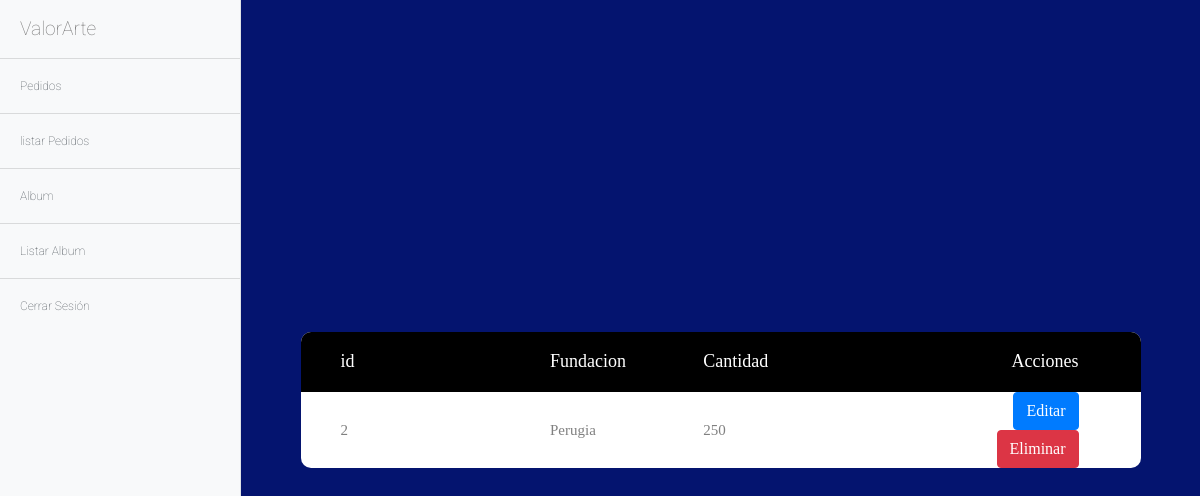
The page /album/listar (signed in) on the database its author committed.
### album/models.py (models this page shows, shortened)
class Album(models.Model):
    fundacion = models.CharField(max_length=50)
    cantidad = models.IntegerField()

### album/views.py (the view)
class AlbumList(ListView):
    model = Album
    template_name = 'album/album_list.html'

### templates/album/album_list.html
{% extends 'base/base.html' %}
{% block content %}
<div class="limiter">
        <div class="container-table100">
          <div class="wrap-table100">
            <div class="table100">
              <table>
                <thead>
                  <tr class="table100-head">
                        <th class="column1">id</th>
                    <th class="column2">Fundacion</th>
                    <th class="column3">Cantidad</th>
                    <th class="column6">Acciones</th>
                  </tr>
                </thead>
                <tbody class="falbum">
                        {% if object_list %}
                        {% for albums in object_list %}
                        <tr>
                            <td class="column1">{{albums.id}}</td>
                            <td class="column2">{{albums.fundacion}}</td>
                            <td class="column3">{{albums.cantidad}}</td>
                            <td class="column6">
                                <a class="btn btn-primary" href="{%url 'album:album_editar' albums.id%}">Editar</a>
                                <a class="btn btn-danger" href="{%url 'album:album_eliminar' albums.id%}">Eliminar</a>
                            </td>
                        </tr>
                        {% endfor %}
                        {% else %}
                        <h1>no existen registros</h1>
                    {% endif %}
                </tbody>
              </table>
            </div>
          </div>
        </div>
      </div>
{% endblock content %}

### static/css/formstyle.css (style rules this page uses)
* { margin: 0; padding: 0; box-sizing: border-box; -webkit-box-sizing: border-box; -moz-box-sizing: border-box; -webkit-font-smoothing: antialiased; -moz-font-smoothing: antialiased; -o-font-smoothing: antialiased; font-smoothing: antialiased; text-rendering: optimizeLegibility; }
body { font-family: "Roboto", Helvetica, Arial, sans-serif; font-weight: 100; font-size: 12px; line-height: 30px; color: #777; background: #04146F; }
.limiter { width: 75%; margin: 0 auto; }
.container-table100 { width: 100%; min-height: 100vh; background: #04146F; display: -webkit-box; display: -webkit-flex; display: -moz-box; display: -ms-flexbox; display: flex; align-items: center; justify-content: center; flex-wrap: wrap; padding: 33px 30px; }
.wrap-table100 { width: 1170px; }
table { border-spacing: 1; border-collapse: collapse; background: white; border-radius: 10px; overflow: hidden; width: 100%; margin: 0 auto; position: relative; }
table * { position: relative; }
table td, table th { padding-left: 8px; }
table thead tr { height: 60px; background: #000000; }
table tbody tr { height: 50px; }
table tbody tr:last-child { border: 0; }
table td, table th { text-align: left; }
.table100-head th { font-family: OpenSans-Regular; font-size: 18px; color: #fff; line-height: 1.2; font-weight: unset; }
tbody tr { font-family: OpenSans-Regular; font-size: 15px; color: #808080; line-height: 1.2; font-weight: unset; }
.column1 { width: 260px; padding-left: 40px; }
.column2 { width: 160px; }
.column3 { width: 245px; }
.column6 { width: 222px; text-align: right; padding-right: 62px; }

### static/css/simple-sidebar.css (style rules this page uses)
body { overflow-x: hidden; }

### rows shown on the page
Album: id "2", fundacion "Perugia", cantidad "250"
